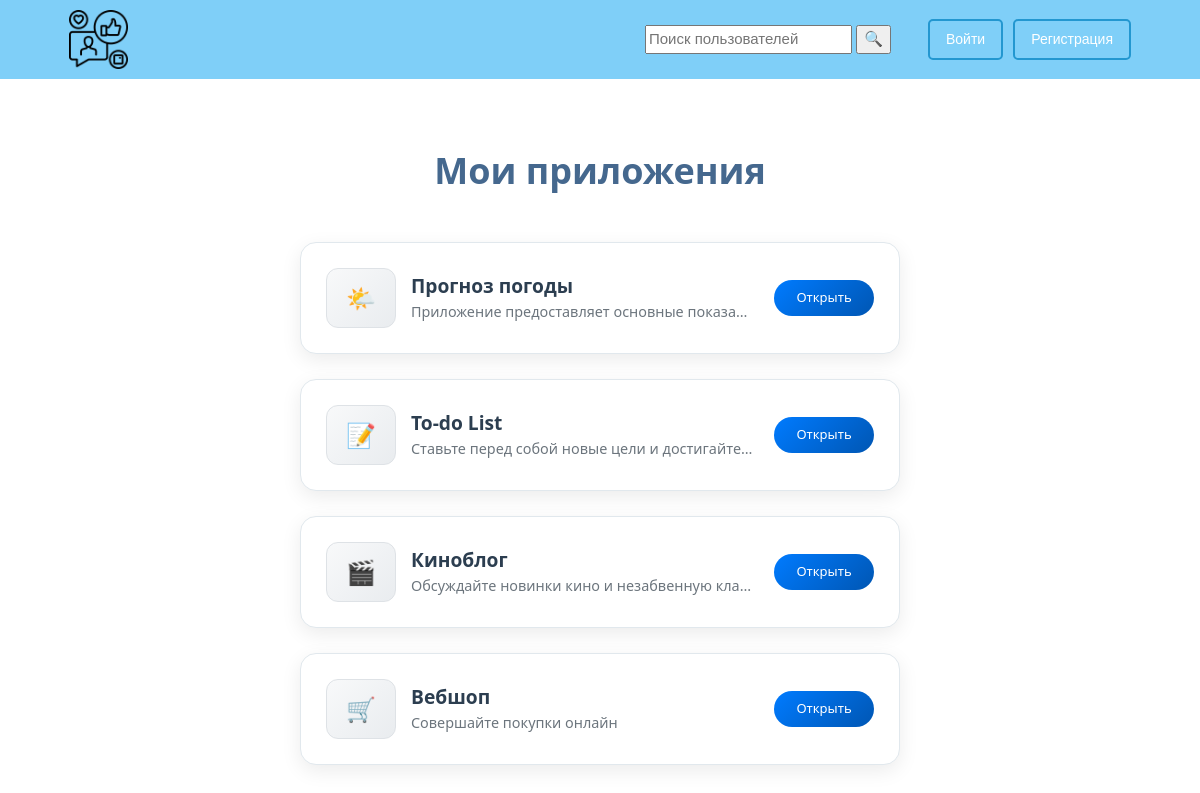
Page /apps/ on the committed database.
### Weather/models.py (models this page shows, shortened)
class Apps(models.Model):
    app_name = models.CharField('Наименование приложения',
                                max_length=100,
                                blank=False)
    emblem = models.CharField('Ярлык',
                              max_length=10,
                              blank=False)
    description = models.TextField('Описание приложения',
                                   max_length=500,
                                   blank=False)
    url = models.CharField('Url-адрес приложения',
                           max_length=1000,
                           blank=False)
    base_url = models.CharField('Url-адрес микросервиса',
                                max_length=1000,
                                blank=True)
    class Meta:
        verbose_name = 'Приложение'
        verbose_name_plural = 'Приложения'

### Weather/views.py (the view)
# urls.py: path('', views.show_my_apps, name='my_apps'),
def show_my_apps(request):
    all_apps = Apps.objects.all()
    return render(request,
                  'users/my_apps.html',
                  {'apps': all_apps})

### Templates/users/my_apps.html (shortened to what this page needs)
{% extends "base.html" %}
{% load static %}
{% block content %}
<div class="friends-container">
    <h1 class="friends-title">Мои приложения</h1>
    <div class="friends-list">
        {% for app in apps %}
        <div class="friend-card app-card">
            <div class="friend-avatar app-emblem">
                <div class="emblem-container">
                    {{ app.emblem }}
                </div>
            </div>
            <div class="friend-info app-info">
                <h3 class="friend-name app-name">
                    {{ app.app_name }}
                </h3>
                <p class="friend-username app-description">{{ app.description }}</p>
            </div>
            <div class="friend-actions app-actions">
                <a href="{{ app.url }}" class="profile-link app-link">Открыть</a>
            </div>
        </div>
        {% endfor %}
    </div>
</div>
{% endblock %}

### static/css/stylesheet.css (style rules this page uses)
.body { margin: 0; }
.friends-container { max-width: 800px; margin: 40px auto; padding: 30px; display: flex; flex-direction: column; align-items: center; }
.friends-title { color: #45688e; text-align: center; margin-bottom: 50px; font-size: 36px; font-weight: 600; }
.friends-list { display: flex; flex-direction: column; gap: 35px; margin-bottom: 50px; width: 100%; max-width: 600px; }
.friend-card { display: flex; align-items: center; padding: 30px 35px; background: white; border: 1px solid #e7e8ec; border-radius: 18px; box-shadow: 0 6px 20px rgba(0, 0, 0, 0.08); transition: all 0.3s ease; width: 100%; }
.friend-avatar { width: 80px; height: 80px; margin-right: 25px; flex-shrink: 0; border-radius: 50%; overflow: hidden; }
.friend-info { flex: 1; min-width: 0; text-align: left; margin-right: 25px; }
.friend-name { margin: 0 0 10px 0; color: #222; font-size: 19px; font-weight: 600; white-space: nowrap; overflow: hidden; text-overflow: ellipsis; }
.friend-username { margin: 0; color: #828282; font-size: 15px; white-space: nowrap; overflow: hidden; text-overflow: ellipsis; }
.friend-actions { display: flex; gap: 18px; flex-shrink: 0; flex-direction: column; align-items: center; }
.profile-link { padding: 14px 22px; background: #7fcff8; color: white; text-decoration: none; border-radius: 9px; font-size: 15px; font-weight: 500; transition: all 0.3s ease; border: 2px solid #2397d0; min-width: 110px; text-align: center; }
.friends-list { display: flex; flex-direction: column; gap: 25px; margin-bottom: 50px; width: 100%; max-width: 600px; }
.friend-card { display: flex; align-items: center; padding: 25px; background: white; border: 1px solid #e7e8ec; border-radius: 16px; box-shadow: 0 6px 20px rgba(0, 0, 0, 0.08); transition: all 0.3s ease; width: 100%; }
.friend-avatar { width: 70px; height: 70px; margin-right: 20px; flex-shrink: 0; border-radius: 50%; overflow: hidden; }
.friend-info { flex: 1; min-width: 0; text-align: left; margin-right: 20px; }
.friend-name { margin: 0 0 5px 0; color: #222; font-size: 18px; font-weight: 600; white-space: nowrap; overflow: hidden; text-overflow: ellipsis; }
.friend-username { margin: 0 0 5px 0; color: #828282; font-size: 14px; white-space: nowrap; overflow: hidden; text-overflow: ellipsis; }
.friend-actions { display: flex; flex-direction: column; gap: 10px; flex-shrink: 0; }
.profile-link { padding: 10px 16px; background: #7fcff8; color: white; text-decoration: none; border-radius: 6px; font-size: 13px; font-weight: 500; transition: all 0.3s ease; border: 2px solid #2397d0; text-align: center; min-width: 100px; }

### Templates/users/my_apps.html (style rules this page uses)
.app-card { transition: all 0.3s ease; border: 1px solid #e1e8ed; }
.app-emblem { background: linear-gradient(135deg, #f8f9fa 0%, #e9ecef 100%); border-radius: 12px; display: flex; align-items: center; justify-content: center; min-width: 60px; height: 60px; margin-right: 15px; border: 1px solid #dee2e6; }
.emblem-container { font-size: 24px; color: #495057; text-align: center; line-height: 1; }
.app-info { flex: 1; }
.app-name { color: #2c3e50; margin-bottom: 5px; font-size: 1.2rem; }
.app-description { color: #6c757d; font-size: 0.9rem; line-height: 1.4; margin: 0; }
.app-link { background: linear-gradient(135deg, #007bff, #0056b3); color: white; padding: 8px 20px; border-radius: 20px; text-decoration: none; font-weight: 500; transition: all 0.3s ease; border: none; }

### rows in the picture
Apps: emblem "🌤️", app_name "Прогноз погоды", description "Приложение предоставляет основные показа…"
Apps: emblem "📝", app_name "To-do List", description "Ставьте перед собой новые цели и достигайте…"
Apps: emblem "🎬", app_name "Киноблог", description "Обсуждайте новинки кино и незабвенную кла…"
Apps: emblem "🛒", app_name "Вебшоп", description "Совершайте покупки онлайн"
